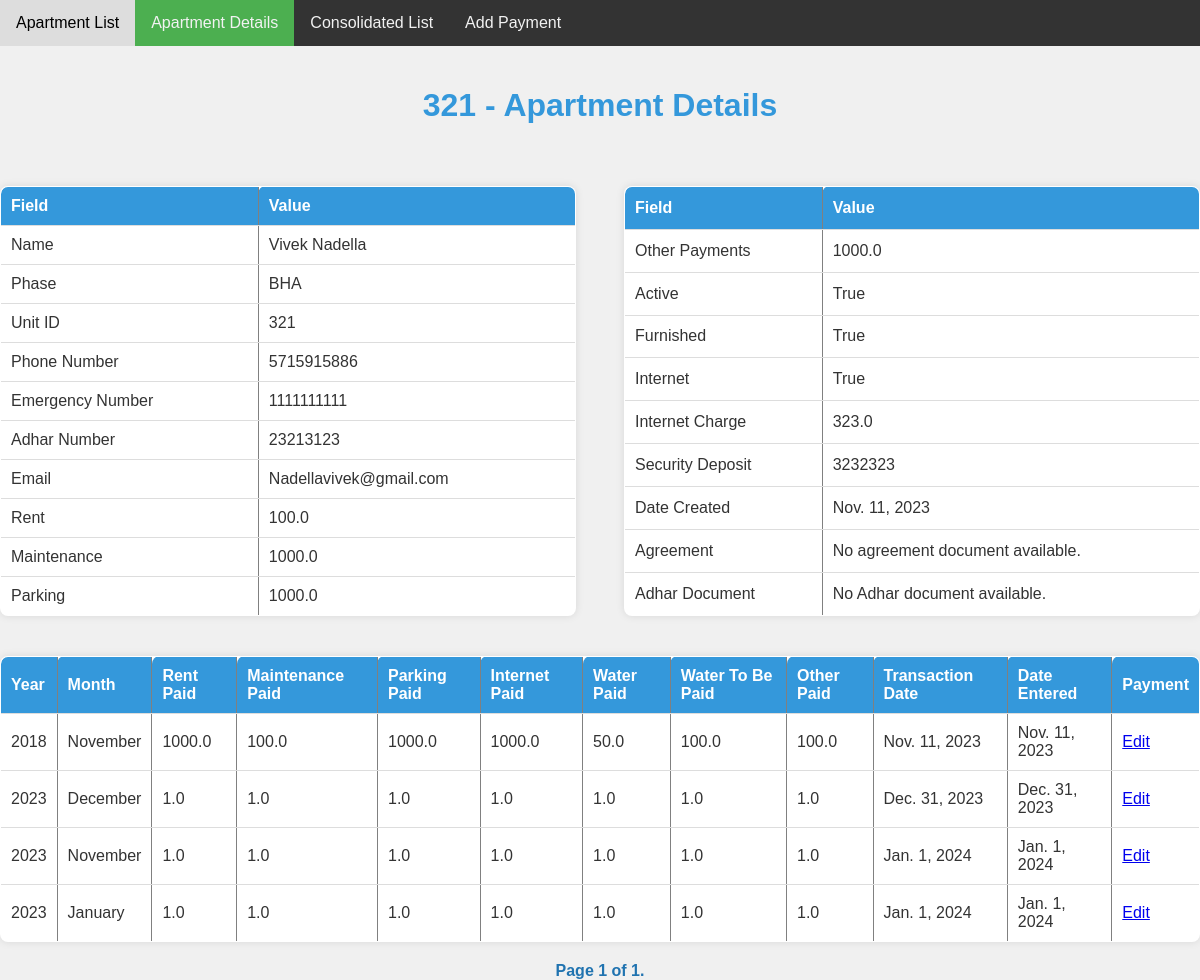
/apartments/details/11/, run on the app's committed database.
### ApartmentApp/models.py (models this page shows, shortened)
class Apartment(models.Model):
    name = models.CharField(max_length=100)
    phase = models.IntegerField(choices=((1, 'BRP'), (2, 'BPN'), (2, 'BHA')))
    unit_id = models.IntegerField()
    phone_number = models.IntegerField(validators=[MinValueValidator(1000000000), MaxValueValidator(9999999999)])
    emergency_number = models.IntegerField(validators=[MinValueValidator(1000000000), MaxValueValidator(9999999999)])
    adhar_number = models.IntegerField()
    email = models.EmailField(blank = True)
    rent = models.FloatField()
    maintenance = models.FloatField()
    parking = models.FloatField()
    other_payments = models.FloatField()
    active = models.BooleanField(default=False)
    furnished = models.BooleanField(default=False)
    internet = models.BooleanField(default=False)
    internet_charge = models.FloatField()
    security_deposit = models.IntegerField()
    date_created = models.DateField(default=datetime.date.today)
    agreement = models.FileField(upload_to='agreements/', null=True, blank=True)
    adhar = models.FileField(upload_to='adhars/', null=True, blank=True)

class Payment(models.Model):
    rent_paid = models.FloatField()
    maintenance_paid = models.FloatField()
    parking_paid = models.FloatField()
    internet_paid = models.FloatField()
    water_to_be_paid = models.FloatField()
    water_paid = models.FloatField()
    other_paid = models.FloatField()
    transaction_id = models.IntegerField()
    payment_type = models.IntegerField(default=1, choices=((1, 'Bank'), (2, 'Cash'), (2, 'Other')))
    apartment = models.ForeignKey(Apartment, on_delete=models.CASCADE)
    month = models.PositiveIntegerField()
    year = models.PositiveIntegerField()
    transaction_date = models.DateField(default=datetime.date.today)
    date_entered = models.DateField(default=datetime.date.today)

### ApartmentApp/views.py (the view)
# urls.py: path('apartments/details/<int:apartment_id>/', views.apartment_details, name='apartment_details'),
def apartment_details(request, apartment_id):
    apartment = Apartment.objects.get(id=apartment_id)
    sort = request.GET.get('sort')
    payment_list = Payment.objects.filter(apartment=apartment)
    if sort == 'year':
        if 'sort_asc' in request.GET:
            payment_list = payment_list.order_by('year')
        else:
            payment_list = payment_list.order_by('-year')
    elif sort == 'rent_paid':
        if 'sort_asc' in request.GET:
            payment_list = payment_list.order_by('rent_paid')
        else:
            payment_list = payment_list.order_by('-rent_paid')
    elif sort == 'maintenance_paid':
        if 'sort_asc' in request.GET:
            payment_list = payment_list.order_by('maintenance_paid')
        else:
            payment_list = payment_list.order_by('-maintenance_paid')
    elif sort == 'parking_paid':
        if 'sort_asc' in request.GET:
            payment_list = payment_list.order_by('parking_paid')
        else:
            payment_list = payment_list.order_by('-parking_paid')
    elif sort == 'internet_paid':
        if 'sort_asc' in request.GET:
            payment_list = payment_list.order_by('internet_paid')
        else:
            payment_list = payment_list.order_by('-internet_paid')
    elif sort == 'water_paid':
        if 'sort_asc' in request.GET:
            payment_list = payment_list.order_by('water_paid')
        else:
            payment_list = payment_list.order_by('-water_paid')
    elif sort == 'water_to_be_paid':
        if 'sort_asc' in request.GET:
            payment_list = payment_list.order_by('water_to_be_paid')
        else:
            payment_list = payment_list.order_by('-water_to_be_paid')
    elif sort == 'other_paid':
        if 'sort_asc' in request.GET:
            payment_list = payment_list.order_by('other_paid')
        else:
            payment_list = payment_list.order_by('-other_paid')
    elif sort == 'transaction_date':
        if 'sort_asc' in request.GET:
            payment_list = payment_list.order_by('transaction_date')
        else:
            payment_list = payment_list.order_by('-transaction_date')
    elif sort == 'date_entered':
        if 'sort_asc' in request.GET:
            payment_list = payment_list.order_by('date_entered')
        else:
            payment_list = payment_list.order_by('-date_entered')
    paginator = Paginator(payment_list, 10)
    page_number = request.GET.get('page')
    page_obj = paginator.get_page(page_number)
    context = {
        'apartment': apartment,
        'payments': page_obj,
        'sort': sort
    }
    return render(request, 'apartment_details.html', context)

### ApartmentApp/templates/apartment_details.html (shortened to what this page needs)
<!DOCTYPE html>
<html lang="en">
<head>
</head>
<body>
    <div class="navbar">
        <a href="{% url 'apartment_list' %}">Apartment List</a>
        <a href="#" class="active">Apartment Details</a>
        <a href="{% url 'consolidated_reports' apartment_id=apartment.id %}">Consolidated List</a>
        <a href="{% url 'add_payment' apartment_id=apartment.id %}">Add Payment</a>
    </div>
    <h1>{{ apartment.unit_id }} - Apartment Details</h1>
    <div class="container">
        <table border="1">
            <tr><th>Field</th><th>Value</th></tr>
            <tr><td>Name</td><td>{{ apartment.name }}</td></tr>
            <tr><td>Phase</td><td>{{ apartment.get_phase_display }}</td></tr>
            <tr><td>Unit ID</td><td>{{ apartment.unit_id }}</td></tr>
            <tr><td>Phone Number</td><td>{{ apartment.phone_number }}</td></tr>
            <tr><td>Emergency Number</td><td>{{ apartment.emergency_number }}</td></tr>
            <tr><td>Adhar Number</td><td>{{ apartment.adhar_number }}</td></tr>
            <tr><td>Email</td><td>{{ apartment.email }}</td></tr>
            <tr><td>Rent</td><td>{{ apartment.rent }}</td></tr>
            <tr><td>Maintenance</td><td>{{ apartment.maintenance }}</td></tr>
            <tr><td>Parking</td><td>{{ apartment.parking }}</td></tr>
        </table>
        <table border="1">
            <tr><th>Field</th><th>Value</th></tr>
            <tr><td>Other Payments</td><td>{{ apartment.other_payments }}</td></tr>
            <tr><td>Active</td><td>{{ apartment.active }}</td></tr>
            <tr><td>Furnished</td><td>{{ apartment.furnished }}</td></tr>
            <tr><td>Internet</td><td>{{ apartment.internet }}</td></tr>
            <tr><td>Internet Charge</td><td>{{ apartment.internet_charge }}</td></tr>
            <tr><td>Security Deposit</td><td>{{ apartment.security_deposit }}</td></tr>
            <tr><td>Date Created</td><td>{{ apartment.date_created }}</td></tr>
            <tr><td>Agreement</td><td>{% if apartment.agreement %}<a href="{% url 'view_agreement' apartment_id=apartment.id %}">View Agreement</a>{% else %}No agreement document available.{% endif %}</td></tr>
            <tr><td>Adhar Document</td><td>{% if apartment.adhar %}<a href="{% url 'view_adhar' apartment_id=apartment.id %}">View Adhar</a>{% else %}No Adhar document available.{% endif %}</td></tr>
        </table>
    </div>
    <table border="1" class="payments-table">
        <thead>
            <tr>
                <th onclick="sortTable('year')">Year</th>
                <th>Month</th>
                <th onclick="sortTable('rent_paid')">Rent Paid</th>
                <th onclick="sortTable('maintenance_paid')">Maintenance Paid</th>
                <th onclick="sortTable('parking_paid')">Parking Paid</th>
                <th onclick="sortTable('internet_paid')">Internet Paid</th>
                <th onclick="sortTable('water_paid')">Water Paid</th>
                <th onclick="sortTable('water_to_be_paid')">Water To Be Paid</th>
                <th onclick="sortTable('other_paid')">Other Paid</th>
                <th onclick="sortTable('transaction_date')">Transaction Date</th>
                <th onclick="sortTable('date_entered')">Date Entered</th>
                <th>Payment</th>
            </tr>
        </thead>
        <tbody>
            {% for payment in payments %}
                <tr>
                    <td>{{ payment.year }}</td>
                    <td>
                        {% if payment.month == 1 %} January
                        {% elif payment.month == 2 %} February
                        {% elif payment.month == 3 %} March
                        {% elif payment.month == 4 %} April
                        {% elif payment.month == 5 %} May
                        {% elif payment.month == 6 %} June
                        {% elif payment.month == 7 %} July
                        {% elif payment.month == 8 %} August
                        {% elif payment.month == 9 %} September
                        {% elif payment.month == 10 %} October
                        {% elif payment.month == 11 %} November
                        {% elif payment.month == 12 %} December
                        {% endif %}
                    </td>
                    <td>{{ payment.rent_paid }}</td>
                    <td>{{ payment.maintenance_paid }}</td>
                    <td>{{ payment.parking_paid }}</td>
                    <td>{{ payment.internet_paid }}</td>
                    <td>{{ payment.water_paid }}</td>
                    <td>{{ payment.water_to_be_paid }}</td>
                    <td>{{ payment.other_paid }}</td>
                    <td>{{ payment.transaction_date }}</td>
                    <td>{{ payment.date_entered }}</td>
                    <td><a href="{% url 'edit_payment' payment_id=payment.id %}">Edit</a></td>
                </tr>
            {% endfor %}
        </tbody>
    </table>
    <div class="pagination">
        <span class="step-links">
            <span class="current">
                Page {{ payments.number }} of {{ payments.paginator.num_pages }}.
            </span>
        </span>
    </div>
</body>
</html>

### ApartmentApp/templates/apartment_details.html (style rules this page uses)
body { font-family: 'Arial', sans-serif; margin: 0; padding: 0; background-color: #f0f0f0; color: #333; }
h1 { text-align: center; padding: 20px 0; color: #3498db; }
.navbar { background-color: #333; overflow: hidden; }
.navbar a { float: left; display: block; color: #f2f2f2; text-align: center; padding: 14px 16px; text-decoration: none; }
.active { background-color: #4CAF50; color: white; }
.container { display: flex; justify-content: space-between; max-width: 1200px; margin: 0 auto; }
table { width: 48%; border-collapse: collapse; margin: 20px 0; background-color: #fff; box-shadow: 0 0 8px rgba(0, 0, 0, 0.1); border-radius: 8px; overflow: hidden; }
th, td { padding: 10px; text-align: left; border-bottom: 1px solid #ddd; }
th { cursor: pointer; background-color: #3498db; color: #fff; border-radius: 8px 0 0 0; transition: background-color 0.3s; }
.pagination { margin-top: 20px; display: flex; justify-content: center; font-size: 16px; color: #3498db; }
.current { font-weight: bold; color: #2073b0; }
.payments-table { width: 100%; border-collapse: collapse; margin: 20px 0; background-color: #fff; box-shadow: 0 0 8px rgba(0, 0, 0, 0.1); border-radius: 8px; overflow: hidden; }

### data on the page
Apartment: unit_id "321", name "Vivek Nadella", phase "BHA", phone_number "5715915886", emergency_number "1111111111", adhar_number "23213123", email "Nadellavivek@gmail.com", rent "100.0", maintenance "1000.0", parking "1000.0", other_payments "1000.0", active "True", furnished "True", internet "True", internet_charge "323.0", security_deposit "3232323", date_created "Nov. 11, 2023"
Payment: year "2018", month "November", rent_paid "1000.0", maintenance_paid "100.0", parking_paid "1000.0", internet_paid "1000.0", water_paid "50.0", water_to_be_paid "100.0", other_paid "100.0", transaction_date "Nov. 11, 2023", date_entered "Nov. 11, 2023"
Payment: year "2023", month "December", rent_paid "1.0", maintenance_paid "1.0", parking_paid "1.0", internet_paid "1.0", water_paid "1.0", water_to_be_paid "1.0", other_paid "1.0", transaction_date "Dec. 31, 2023", date_entered "Dec. 31, 2023"
Payment: year "2023", month "November", rent_paid "1.0", maintenance_paid "1.0", parking_paid "1.0", internet_paid "1.0", water_paid "1.0", water_to_be_paid "1.0", other_paid "1.0", transaction_date "Jan. 1, 2024", date_entered "Jan. 1, 2024"
Payment: year "2023", month "January", rent_paid "1.0", maintenance_paid "1.0", parking_paid "1.0", internet_paid "1.0", water_paid "1.0", water_to_be_paid "1.0", other_paid "1.0", transaction_date "Jan. 1, 2024", date_entered "Jan. 1, 2024"

### other printed values
{{ payments.number }} "1"
{{ payments.paginator.num_pages }} "1"
